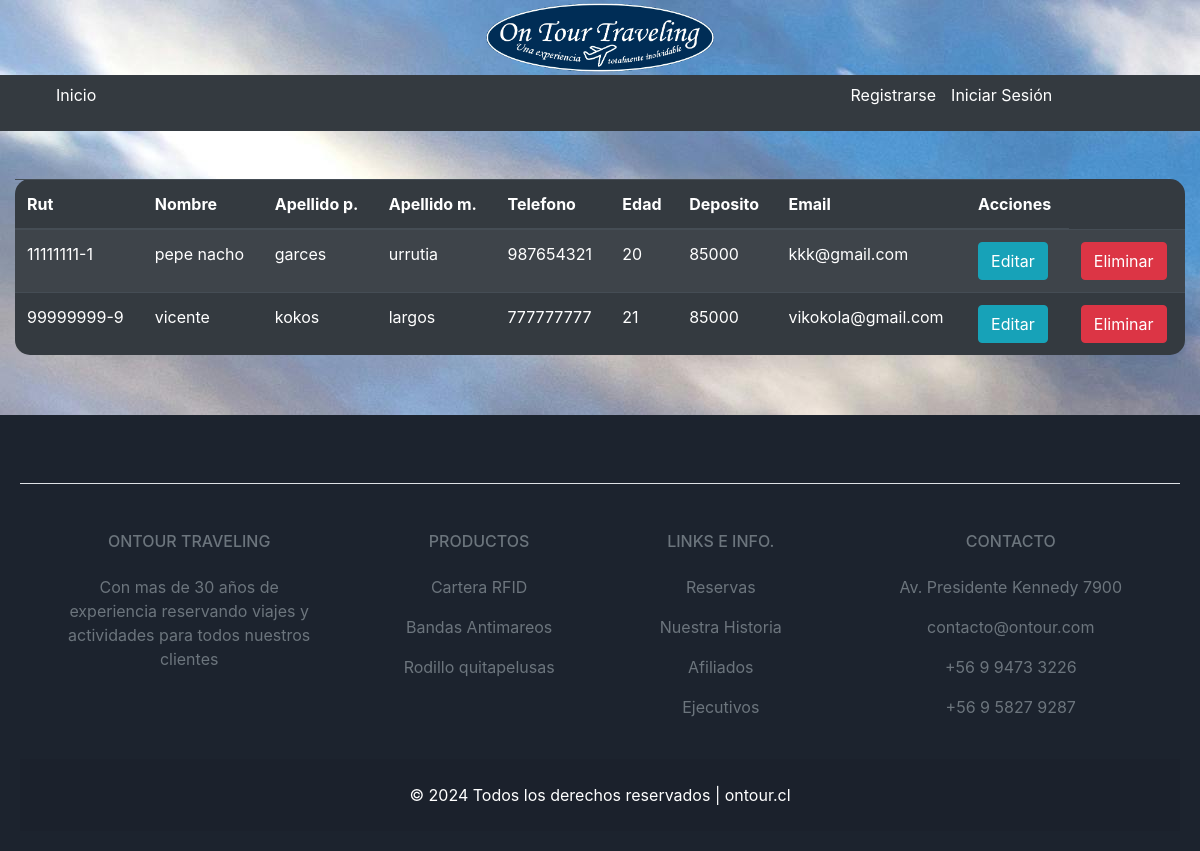
The page /reserva on the database as committed earlier.
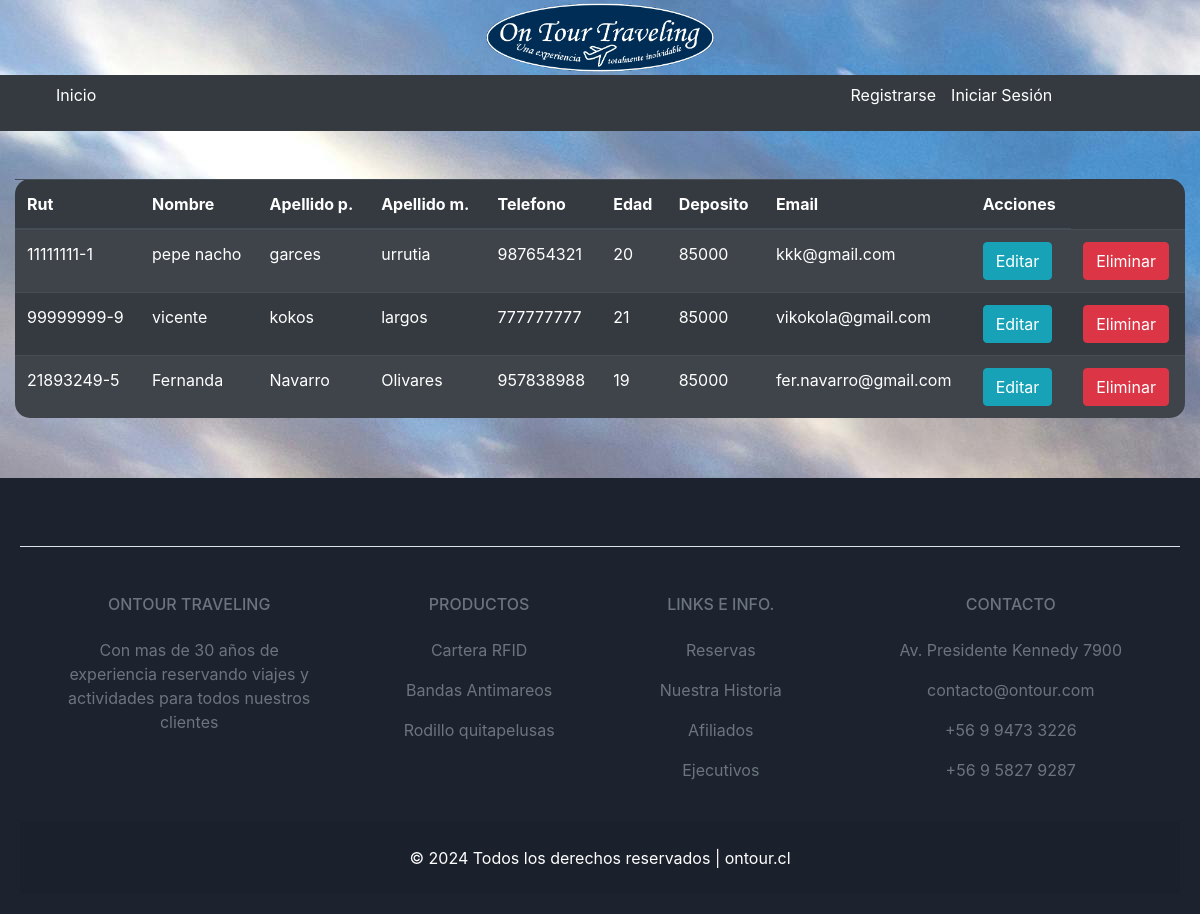
The same page on the database as committed later.
### otb/models.py (models this page shows)
class Cliente(models.Model):
    rut     = models.CharField(primary_key=True, max_length=10)
    nombre  = models.CharField(max_length=30)
    aPaterno = models.CharField(max_length=30)
    aMaterno = models.CharField(max_length=30)
    fono      = models.IntegerField()
    edad     = models.IntegerField()
    deposito = models.IntegerField()
    email    = models.EmailField(unique=True, max_length=100, blank=True, null=True)

### otb/views.py (the view)
# urls.py: path('reserva', views.reserva, name='reserva'),
def reserva(request):
    cliente=Cliente.objects.raw('SELECT * FROM otb_cliente')
    context={"cliente":cliente}
    return render(request, 'otb/reserva.html', context)

### otb/templates/otb/reserva.html
{% extends "otb/base.html" %}
{% block content %}
<br>
<br>
      <table class="table table1 table-striped table-dark">
        <thead>
          <tr>
            <th scope="col">Rut</th>
            <th scope="col">Nombre</th>
            <th scope="col">Apellido p.</th>
            <th scope="col">Apellido m.</th>
            <th scope="col">Telefono</th>
            <th scope="col">Edad</th>
            <th scope="col">Deposito</th>
            <th scope="col">Email</th>
            <th scope="col">Acciones</th>
          </tr>
        </thead>
        <tbody>
          {% for cliente1 in cliente %}
            <tr>
              <td>{{cliente1.rut}}</td>
              <td>{{cliente1.nombre}}</td>
              <td>{{cliente1.aPaterno}}</td>
              <td>{{cliente1.aMaterno}}</td>
              <td>{{cliente1.fono }}</td>
              <td>{{cliente1.edad}}</td>
              <td>{{cliente1.deposito}}</td>
              <td>{{cliente1.email}}</td>
              <td><a href="edit1/{{cliente1.rut}}" class="btn btn-info">Editar</a></td>
              <td><a href="delete/{{cliente1.rut}}" class="btn btn-danger btnEliminacion">Eliminar</a></td>
              </tr>
          {% endfor %}
        </tbody>
      </table>
      <br>
      {% endblock content %}

Rows that differ between the two databases and show on the page:
added Cliente: rut "21893249-5", nombre "Fernanda", aPaterno "Navarro", aMaterno "Olivares", fono "957838988", edad "19", deposito "85000", email "fer.navarro@gmail.com"
